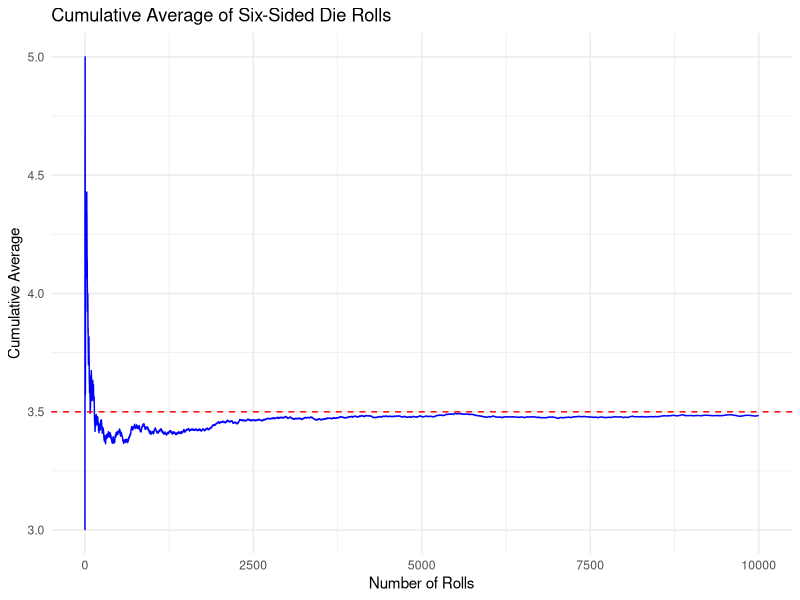
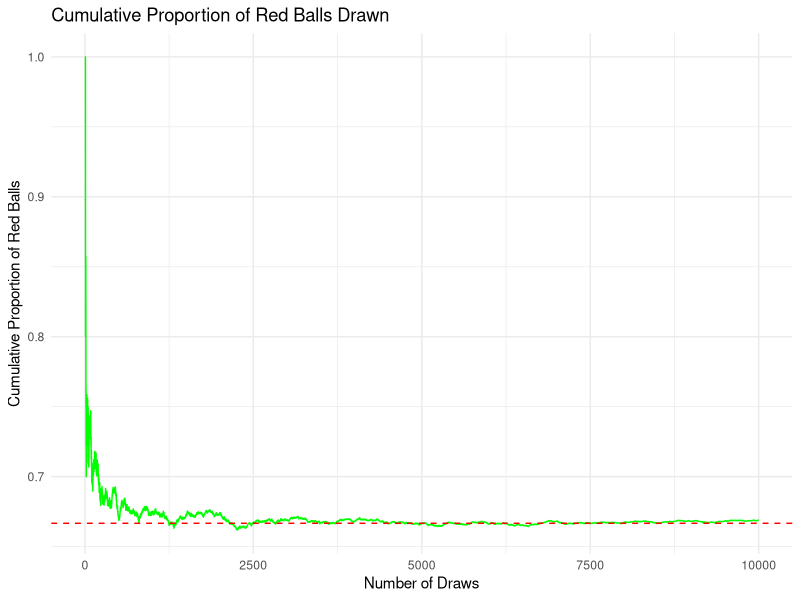
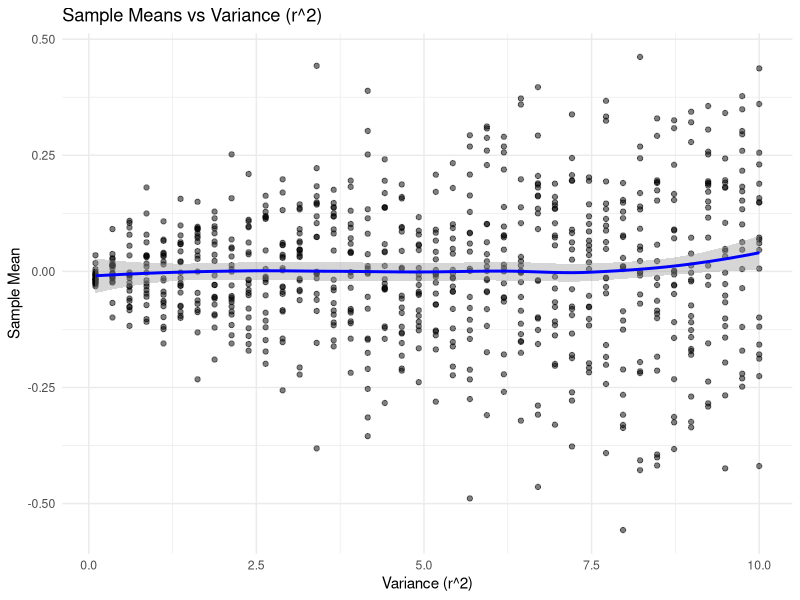
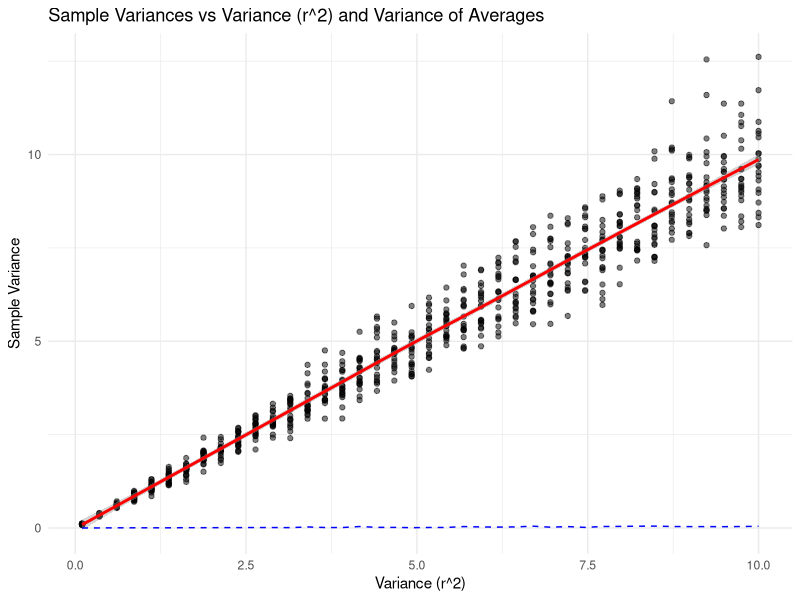

Write R code to recreate these figures, in order.
## ---- chunk 1
knitr::opts_chunk$set(echo = TRUE, warning = FALSE, message = FALSE)
## ---- chunk 2
library(ggplot2)
## ---- chunk 3
# set.seed(123)  # For reproducibility
num_rolls <- 10000
rolls <- sample(1:6, num_rolls, replace = TRUE)
# Calculate cumulative average
cumulative_average <- cumsum(rolls) / seq_along(rolls)
# Create a data frame for visualization
die_data <- data.frame(
  roll_number = seq_along(rolls),
  cumulative_average = cumulative_average
)
# Plot the cumulative average
ggplot(die_data, aes(x = roll_number, y = cumulative_average)) +
  geom_line(color = "blue") +
  geom_hline(yintercept = 3.5, linetype = "dashed", color = "red") +
  labs(title = "Cumulative Average of Six-Sided Die Rolls",
       x = "Number of Rolls",
       y = "Cumulative Average") +
  theme_minimal()
cat("Final cumulative average after", num_rolls, "rolls:", tail(cumulative_average, 1), "\n")
## ---- chunk 4
# set.seed(456)  # For reproducibility
num_draws <- 10000
balls <- c(rep("red", 30), rep("green", 15))
draws <- sample(balls, num_draws, replace = TRUE)

# Calculate cumulative proportion of red balls
cumulative_red_proportion <- cumsum(draws == "red") / seq_along(draws)

# Create a data frame for visualization
balls_data <- data.frame(
  draw_number = seq_along(draws),
  cumulative_red_proportion = cumulative_red_proportion
)

# Plot the cumulative proportion of red balls
ggplot(balls_data, aes(x = draw_number, y = cumulative_red_proportion)) +
  geom_line(color = "green") +
  geom_hline(yintercept = 30 / (30 + 15), linetype = "dashed", color = "red") +
  labs(title = "Cumulative Proportion of Red Balls Drawn",
       x = "Number of Draws",
       y = "Cumulative Proportion of Red Balls") +
  theme_minimal()
cat("Final cumulative proportion of red balls after", num_draws, "draws:", tail(cumulative_red_proportion, 1), "\n")
## ---- chunk 5
# set.seed(789)  # For reproducibility
r2_values <- seq(0.1, 10, length.out = 40)
num_samples <- 20

# Initialize data frame to store results
results <- data.frame()
for (r2 in r2_values) {
  for (i in 1:num_samples) {
    sample_data <- rnorm(200, mean = 0, sd = sqrt(r2)) # Generate sample
    sample_mean <- mean(sample_data)
    sample_variance <- var(sample_data)
    results <- rbind(results, data.frame(r2 = r2, sample_mean = sample_mean, sample_variance = sample_variance))
  }
}
# Calculate variance of averages
mean_variance <- aggregate(sample_mean ~ r2, data = results, FUN = var)

# Plot sample means
ggplot(results, aes(x = r2, y = sample_mean)) +
  geom_point(alpha = 0.5) +
  geom_smooth(method = "loess", color = "blue") +
  labs(title = "Sample Means vs Variance (r^2)",
       x = "Variance (r^2)",
       y = "Sample Mean") +
  theme_minimal()

# Plot sample variances and variance of averages
ggplot() +
  geom_point(data = results, aes(x = r2, y = sample_variance), alpha = 0.5) +
  geom_smooth(data = results, aes(x = r2, y = sample_variance), method = "loess", color = "red") +
  geom_line(data = mean_variance, aes(x = r2, y = sample_mean), color = "blue", linetype = "dashed") +
  labs(title = "Sample Variances vs Variance (r^2) and Variance of Averages",
       x = "Variance (r^2)",
       y = "Sample Variance") +
  theme_minimal() +
  scale_color_manual(name = "Legend", 
                     values = c("Sample Variance" = "red", "Variance of Averages" = "blue"),
                     labels = c("Sample Variance", "Variance of Averages")) +
  guides(color = guide_legend(override.aes = list(linetype = c(1, 2))))
